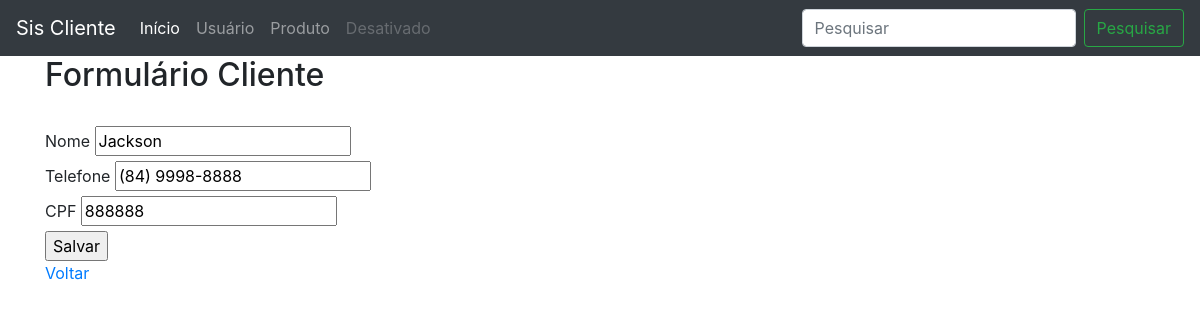
The page /pagina/usuarioForm.php?id=1 on the database its author committed.
### tables this page shows
CREATE TABLE IF NOT EXISTS `usuario` (
  `id` int NOT NULL AUTO_INCREMENT,
  `nome` varchar(100) NOT NULL DEFAULT '0',
  `telefone` varchar(20) NOT NULL DEFAULT '0',
  `cpf` varchar(14) NOT NULL DEFAULT '0',
  PRIMARY KEY (`id`)
);

### database/bd.php (called while the page is built, shortened)
<?php
class BD
{
    public function conn()
    {
        $conn = "mysql:host=" . Config::BD_HOST . ";
            dbname=" . Config::BD_NOME . ";port=" . Config::BD_PORT;
        return new PDO(
            $conn,
            Config::BD_USUARIO,
            Config::BD_SENHA,
            [PDO::MYSQL_ATTR_INIT_COMMAND => "SET NAMES " . Config::BD_CHARSET]
        );
    }
    public function buscar($nome_tabela, $id)
    {
        $conn = $this->conn();
        $sql = "SELECT * FROM $nome_tabela WHERE id = ?";
        $st = $conn->prepare($sql);
        $arrayDados = [$id];
        $st->execute($arrayDados);
        return $st->fetchObject();
    }
}

### pagina/usuarioForm.php (the view, shortened to what this page needs)
<?php
include "../database/bd.php";
include "./head.php";
$objBD = new BD();
$objBD->conn();
$tb_nome = "usuario";
if (!empty($_GET['id'])) {
    $result = $objBD->buscar($tb_nome, $_GET['id']);
}
?>
<h2>Formulário Cliente</h2>
<form action="./usuarioForm.php" method="post">
    <input type="hidden" name="id" value="<?php echo !empty($result->id) ? $result->id : "" ?>" /><br>
    <label>Nome</label>
    <input type="text" name="nome" value="<?php echo !empty($result->nome) ? $result->nome : "" ?>" /><br>
    <label>Telefone</label>
    <input type="text" name="telefone" value="<?php echo !empty($result->telefone) ? $result->telefone : "" ?>" /><br>
    <label>CPF</label>
    <input type="text" name="cpf" value="<?php echo !empty($result->cpf) ? $result->cpf : "" ?>" /><br>
    <input type="submit" value="Salvar" />
</form>
<a href="./usuarioList.php">Voltar</a> <br>
<?php
include "./footer.php";
?>

### rows shown on the page
usuario: nome "Jackson", telefone "(84) 9998-8888", cpf "888888"
